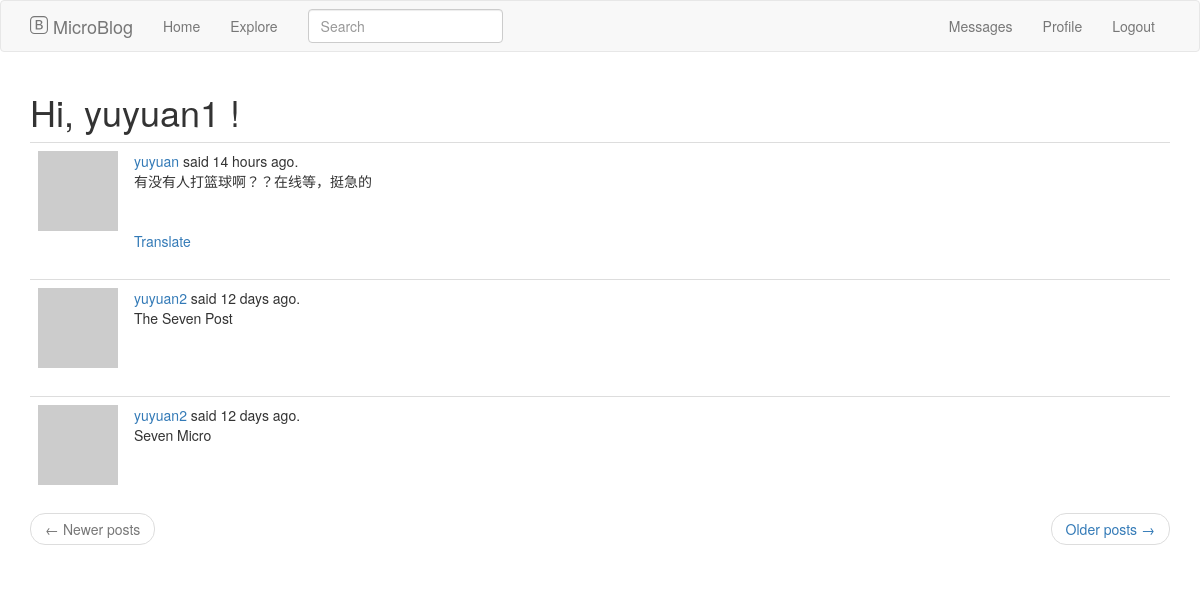
Screenshot of /explore (signed in) with the database file from the repository.
### blog_app/models.py (models this page shows, shortened)
class User(UserMixin, db.Model):  # 数据库表命是snake case 如user，GoodList-->good_list
    id = db.Column(db.Integer, primary_key=True)
    username = db.Column(db.String(64), index=True, unique=True)
    password_hash = db.Column(db.String(128))
    email = db.Column(db.String(120), index=True, unique=True)
    about_me = db.Column(db.String(100))
    last_seen = db.Column(db.DateTime, default=datetime.utcnow)
    posts = db.relationship('Post', backref='author',
                            lazy='dynamic')  # 声明一对多的关系 arg1代表many方，backref p.author=the user
    followed = db.relationship('User', secondary=followers, primaryjoin=(followers.c.follower_id == id),
                               secondaryjoin=(followers.c.followed_id == id),
                               backref=db.backref('followers', lazy='dynamic'), lazy='dynamic')
    message_sent = db.relationship('Message', foreign_keys='Message.sender_id', backref='author', lazy='dynamic')
    message_received = db.relationship('Message', foreign_keys='Message.receiver_id', backref='recipient',
                                       lazy='dynamic')
    last_message_read_time = db.Column(db.DateTime)
    notifications = db.relationship('Notification', backref='user', lazy='dynamic')
    def avatar(self, size):  # 利用这个网址生成头像,默认是identicon
        digest = md5(self.email.lower().encode('utf-8')).hexdigest()
        return 'https://www.gravatar.com/avatar/{}?d=identicon&s={}'.format(digest, size)
    def new_messages(self):
        last_read_time = self.last_message_read_time or datetime(1900, 1, 1)
        return Message.query.filter_by(recipient=self).filter(Message.timestamp > last_read_time).count()

class SearchableMixin(object):
    @classmethod
    def before_commit(cls, session):
        session._changes = {
            'add': list(session.new),  # 添加对象
            'update': list(session.dirty),  # 修改对象
            'delete': list(session.deleted)  # 删除对象
        }
    @classmethod
    def after_commit(cls, session):
        for obj in session._changes['add']:
            if isinstance(obj, SearchableMixin):
                add_to_index(obj.__tablename__, obj)
        for obj in session._changes['update']:
            if isinstance(obj, SearchableMixin):
                add_to_index(obj.__tablename__, obj)
        for obj in session._changes['delete']:
            if isinstance(obj, SearchableMixin):
                remove_from_index(obj.__tablename__, obj)
        session._changes = None

class Post(SearchableMixin, db.Model):
    id = db.Column(db.Integer, primary_key=True)
    body = db.Column(db.String(140))
    timestamp = db.Column(db.DateTime, index=True, default=datetime.utcnow)  # sqlalchemy自己调用方法
    user_id = db.Column(db.Integer, db.ForeignKey('user.id'))
    language = db.Column(db.String(5))
    __searchable__ = ['body']

### blog_app/main/routes.py (the view)
@bp.route('/explore')
@login_required
def explore():
    page = request.args.get('page', 1, type=int)
    posts = Post.query.order_by(Post.timestamp.desc()).paginate(page, current_app.config['POST_PER_PAGE'],
                                                                False)  # 查询当前用户关注的人以及自己的post .paginate(1,20,False)分页查询
    next_url = url_for('main.explore', page=posts.next_num) if posts.has_next else None
    prev_url = url_for('main.explore', page=posts.prev_num) if posts.has_prev else None
    return render_template("index.html", title="Explore", posts=posts.items, next_url=next_url,
                           prev_url=prev_url)  # posts.items才能拿到分页数据 Pagination对象

### blog_app/main/forms.py
class SearchForm(FlaskForm):
    q = StringField(_l('Search'), validators=[DataRequired()])
    def __init__(self, *args, **kwargs):
        if 'formdata' not in kwargs:
            kwargs['formdata'] = request.args
        if 'csrf_enabled' not in kwargs:  # form.hidden_tag()会增加这个字段，设置为false，才可点击搜索
            kwargs['csrf_enabled'] = False
        super(SearchForm, self).__init__(*args, **kwargs)

### blog_app/main/routes.py (called while the page is built)
@bp.before_request
def before_request():
    if current_user.is_authenticated:
        current_user.last_seen = datetime.utcnow()
        db.session.commit()  # 把修改写入数据库，这里不需要session.add()，再执行一次也得到是current_user对象
        g.locale = str(get_locale())  # 为了翻译datetime
        g.search_form = SearchForm()  # g可以存储一些需要保存到请求结束的数据，每个请求和客户端的g是不一样的，因此可以保存每个请求的私有数据

### blog_app/models.py (called while the page is built)
@login.user_loader
def load_user(id):
    return User.query.get(int(id))

### blog_app/templates/index.html (shortened to what this page needs)
{% extends "base.html" %}
{% import 'bootstrap/wtf.html' as wtf %}
{% block app_content %}
    <h1>{{ _('Hi, %(username)s !',username=current_user.username ) }}</h1>
    {% for post in posts %}
        {% include '_post.html' %}
    {% endfor %}
    <nav aria-label="...">
        <ul class="pager">
            <li class="previous{% if not prev_url %} disabled{% endif %}">
                <a href="{{ prev_url or '#' }}">
                    <span aria-hidden="true">&larr;</span> {{ _('Newer posts') }}
                </a>
            </li>
            <li class="next{% if not next_url %} disabled{% endif %}">
                <a href="{{ next_url or '#' }}">
                    {{ _('Older posts') }} <span aria-hidden="true">&rarr;</span>
                </a>
            </li>
        </ul>
    </nav>
{% endblock %}

### blog_app/templates/_post.html (shortened to what this page needs)
<table class="table table-hover">
    <tr>
        <td width="70px">
            <a href="{{ url_for('main.user', username=post.author.username) }}">
                <img src="{{ post.author.avatar(70) }}"/>
            </a>
        </td>
        <td>
            {{ _('%(username)s said %(when)s.',username=user_link,when=moment(post.timestamp).fromNow()) }}
            <br>
            <span id="post{{ post.id }}"> {{ post.body }}</span>
            <br>
            {% if post.language and post.language!=g.locale %}
            <br><br>
            <span id="translate{{ post.id }}">
                <a href="javascript:translate('#post{{ post.id }}','#translate{{ post.id }}','{{ post.language }}','{{ g.locale }}');">{{ _('Translate') }}</a>
                </span>
            {% endif %}
        </td>
    </tr>
</table>

### rows the page displays
Post: body "有没有人打篮球啊？？在线等，挺急的"
Post: body "The Seven Post"
Post: body "Seven Micro"
